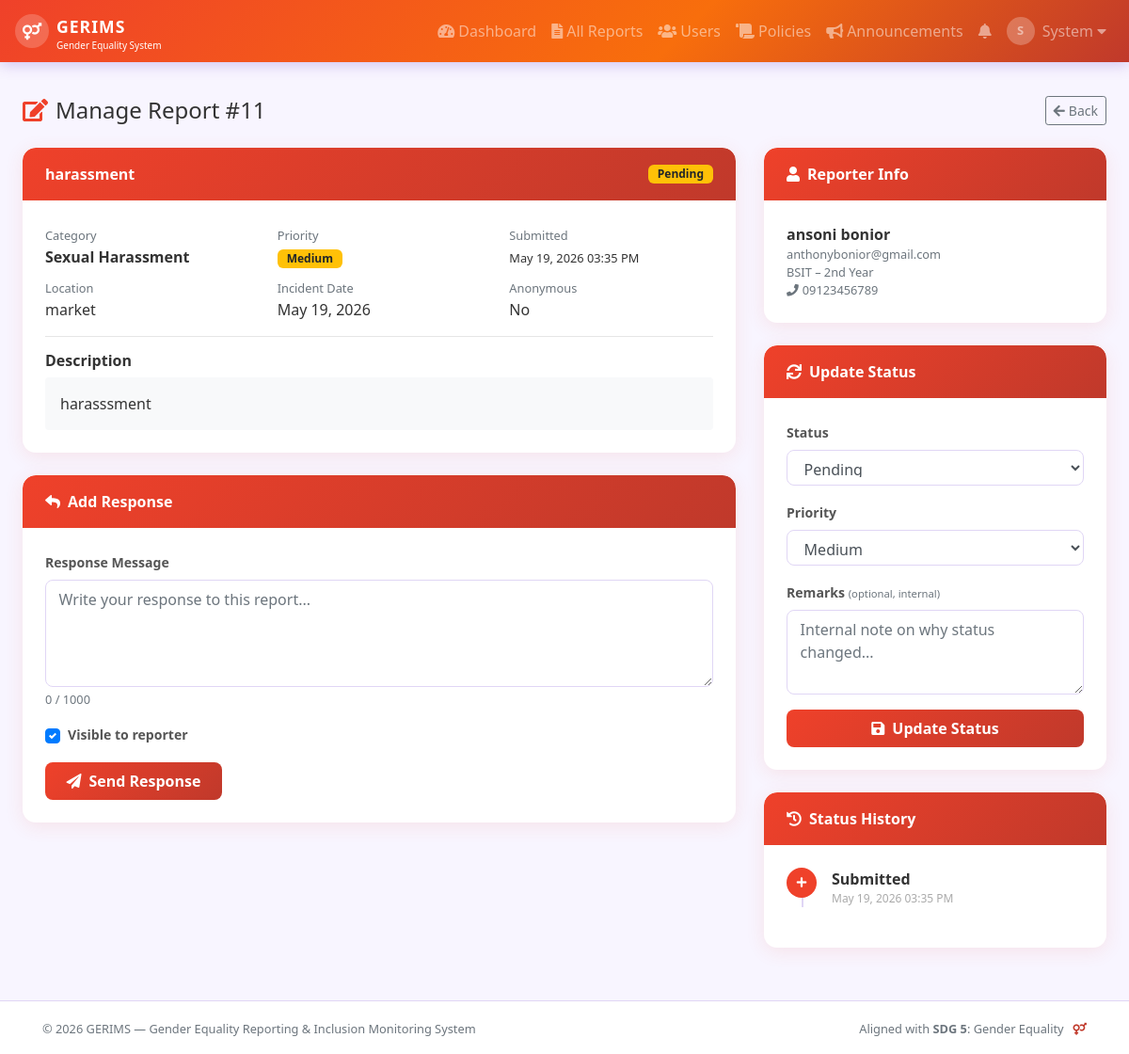
Page /admin/edit_report.php?id=11 (signed in) on the committed database.
### tables this page shows
CREATE TABLE `reports` (
  `report_id` int(11) NOT NULL,
  `user_id` int(11) NOT NULL,
  `category_id` int(11) NOT NULL,
  `title` varchar(150) NOT NULL,
  `description` text NOT NULL,
  `location` varchar(150) DEFAULT NULL,
  `incident_date` date DEFAULT NULL,
  `is_anonymous` tinyint(1) DEFAULT 0,
  `status` enum('pending','under_review','resolved','dismissed') DEFAULT 'pending',
  `priority` enum('low','medium','high','critical') DEFAULT 'medium',
  `created_at` timestamp NOT NULL DEFAULT current_timestamp(),
  `updated_at` timestamp NOT NULL DEFAULT current_timestamp() ON UPDATE current_timestamp()
);

CREATE TABLE `categories` (
  `category_id` int(11) NOT NULL,
  `category_name` varchar(80) NOT NULL,
  `description` text DEFAULT NULL,
  `icon` varchar(50) DEFAULT 'fa-flag',
  `created_at` timestamp NOT NULL DEFAULT current_timestamp()
);

CREATE TABLE `users` (
  `user_id` int(11) NOT NULL,
  `full_name` varchar(100) NOT NULL,
  `email` varchar(100) NOT NULL,
  `password` varchar(255) NOT NULL,
  `gender` varchar(30) DEFAULT NULL,
  `course` varchar(100) DEFAULT NULL,
  `year_level` varchar(20) DEFAULT NULL,
  `contact_number` varchar(20) DEFAULT NULL,
  `role` enum('user','admin') DEFAULT 'user',
  `profile_pic` varchar(255) DEFAULT 'default.png',
  `is_active` tinyint(1) DEFAULT 1,
  `created_at` timestamp NOT NULL DEFAULT current_timestamp(),
  `updated_at` timestamp NOT NULL DEFAULT current_timestamp() ON UPDATE current_timestamp()
);

### admin/edit_report.php (the view, shortened to what this page needs)
<?php
require_once '../includes/config.php';
$rid = (int)($_GET['id'] ?? 0);
$stmt = $conn->prepare("SELECT r.*, u.full_name, u.email, u.course, u.year_level, u.contact_number, c.category_name FROM reports r JOIN users u ON r.user_id=u.user_id JOIN categories c ON r.category_id=c.category_id WHERE r.report_id=?");
$stmt->bind_param("i", $rid);
$stmt->execute();
$report = $stmt->get_result()->fetch_assoc();
include '../includes/header.php';
?>
<div class="container-fluid px-4">
    <div class="d-flex align-items-center mb-4">
        <h4 class="mb-0 mr-auto"><i class="fas fa-edit mr-2" style="color:var(--primary)"></i>Manage Report #<?= $rid ?></h4>
        <a href="reports.php" class="btn btn-outline-secondary btn-sm"><i class="fas fa-arrow-left mr-1"></i>Back</a>
    </div>
    <div class="row">
        <div class="col-lg-8">
            <div class="gerims-card">
                <div class="card-header d-flex justify-content-between align-items-center">
                    <span><?= htmlspecialchars($report['title']) ?></span>
                    <?= statusBadge($report['status']) ?>
                </div>
                <div class="card-body">
                    <div class="row mb-3">
                        <div class="col-sm-4"><small class="text-muted">Category</small><div class="font-weight-bold"><?= htmlspecialchars($report['category_name']) ?></div></div>
                        <div class="col-sm-4"><small class="text-muted">Priority</small><div><?= priorityBadge($report['priority']) ?></div></div>
                        <div class="col-sm-4"><small class="text-muted">Submitted</small><div><small><?= date('M d, Y h:i A', strtotime($report['created_at'])) ?></small></div></div>
                        <?php if ($report['location']): ?>
                        <div class="col-sm-4 mt-2"><small class="text-muted">Location</small><div><?= htmlspecialchars($report['location']) ?></div></div>
                        <?php endif; ?>
                        <?php if ($report['incident_date']): ?>
                        <div class="col-sm-4 mt-2"><small class="text-muted">Incident Date</small><div><?= date('F d, Y', strtotime($report['incident_date'])) ?></div></div>
                        <?php endif; ?>
                        <div class="col-sm-4 mt-2"><small class="text-muted">Anonymous</small><div><?= $report['is_anonymous'] ? '<span class="text-success font-weight-bold">Yes</span>' : 'No' ?></div></div>
                    </div>
                    <hr>
                    <h6 class="font-weight-bold">Description</h6>
                    <div class="p-3 bg-light rounded" style="white-space:pre-wrap"><?= nl2br(htmlspecialchars($report['description'])) ?></div>
                </div>
            </div>
            <div class="gerims-card">
                <div class="card-header"><i class="fas fa-reply mr-2"></i>Add Response</div>
                <div class="card-body">
                    <form method="POST">
                        <div class="form-group">
                            <label>Response Message</label>
                            <textarea name="response_text" class="form-control" rows="4" maxlength="1000" placeholder="Write your response to this report..."></textarea>
                        </div>
                        <div class="form-group">
                            <div class="custom-control custom-checkbox">
                                <label class="custom-control-label" for="vis">Visible to reporter</label>
                            </div>
                        </div>
                        <button type="submit" class="btn btn-gerims"><i class="fas fa-paper-plane mr-2"></i>Send Response</button>
                    </form>
                </div>
            </div>
        </div>
        <div class="col-lg-4">
            <div class="gerims-card">
                <div class="card-header"><i class="fas fa-user mr-2"></i>Reporter Info</div>
                <div class="card-body">
                    <?php if ($report['is_anonymous']): ?>
                    <div class="text-center text-muted py-2"><i class="fas fa-user-secret fa-2x mb-2"></i><br><em>Anonymous Report</em></div>
                    <?php else: ?>
                    <div class="font-weight-bold"><?= htmlspecialchars($report['full_name']) ?></div>
                    <div class="text-muted small"><?= htmlspecialchars($report['email']) ?></div>
                    <?php if ($report['course']): ?>
                    <div class="text-muted small"><?= htmlspecialchars($report['course']) ?> – <?= htmlspecialchars($report['year_level']) ?></div>
                    <?php endif; ?>
                    <?php if ($report['contact_number']): ?>
                    <div class="text-muted small"><i class="fas fa-phone mr-1"></i><?= htmlspecialchars($report['contact_number']) ?></div>
                    <?php endif; ?>
                    <?php endif; ?>
                </div>
            </div>
            <div class="gerims-card">
                <div class="card-header"><i class="fas fa-sync mr-2"></i>Update Status</div>
                <div class="card-body">
                    <form method="POST">
                        <div class="form-group">
                            <label>Status</label>
                            <select name="status" class="form-control">
                                <?php foreach(['pending'=>'Pending','under_review'=>'Under Review','resolved'=>'Resolved','dismissed'=>'Dismissed'] as $val=>$lbl): ?>
                                <option value="<?=$val?>" <?=$report['status']===$val?'selected':''?>><?=$lbl?></option>
                                <?php endforeach; ?>
                            </select>
                        </div>
                        <div class="form-group">
                            <label>Priority</label>
                            <select name="priority" class="form-control">
                                <?php foreach(['low','medium','high','critical'] as $p): ?>
                                <option value="<?=$p?>" <?=$report['priority']===$p?'selected':''?>><?= ucfirst($p) ?></option>
                                <?php endforeach; ?>
                            </select>
                        </div>
                        <div class="form-group">
                            <label>Remarks <small class="text-muted">(optional, internal)</small></label>
                            <textarea name="remarks" class="form-control" rows="3" placeholder="Internal note on why status changed..."></textarea>
                        </div>
                        <button type="submit" class="btn btn-gerims btn-block"><i class="fas fa-save mr-2"></i>Update Status</button>
                    </form>
                </div>
            </div>
            <div class="gerims-card">
                <div class="card-header"><i class="fas fa-history mr-2"></i>Status History</div>
                <div class="card-body">
                    <ul class="status-timeline">
                        <li>
                            <div class="tl-dot"><i class="fas fa-plus"></i></div>
                            <div class="tl-body">
                                <div class="font-weight-bold">Submitted</div>
                                <div class="tl-time"><?= date('M d, Y h:i A', strtotime($report['created_at'])) ?></div>
                            </div>
                        </li>
                    </ul>
                </div>
            </div>
        </div>
    </div>
</div>
<?php include '../includes/footer.php'; ?>

### includes/config.php (shortened to what this page needs)
<?php
function statusBadge($status) {
    $map = [
        'pending'      => ['warning',  'Pending'],
        'under_review' => ['info',     'Under Review'],
        'resolved'     => ['success',  'Resolved'],
        'dismissed'    => ['secondary','Dismissed'],
    ];
    $s = $map[$status] ?? ['secondary', ucfirst($status)];
    return "<span class='badge badge-{$s[0]}'>{$s[1]}</span>";
}
function priorityBadge($p) {
    $map = ['low'=>'success','medium'=>'warning','high'=>'danger','critical'=>'dark'];
    $cl = $map[$p] ?? 'secondary';
    return "<span class='badge badge-{$cl}'>".ucfirst($p)."</span>";
}
?>

### css/style.css (style rules this page uses)
:root { --primary: #EF412A; --secondary: #c0392b; --accent: #f39c12; --light-bg: #f8f5ff; --card-shadow: 0 4px 20px rgba(239, 65, 42, 0.10); --radius: 14px; }
* { box-sizing: border-box; }
body { font-family: 'Segoe UI', Tahoma, Geneva, Verdana, sans-serif; background: var(--light-bg); color: #333; padding-top: 70px; min-height: 100vh; display: flex; flex-direction: column; }
.gerims-card { background: #fff; border-radius: var(--radius); box-shadow: var(--card-shadow); border: none; margin-bottom: 1.5rem; overflow: hidden; }
.gerims-card .card-header { background: linear-gradient(135deg, var(--primary), #c0392b); color: #fff; border-bottom: none; padding: 1rem 1.5rem; font-weight: 600; border-radius: var(--radius) var(--radius) 0 0 !important; }
.gerims-card .card-body { padding: 1.5rem; }
.btn-gerims { background: linear-gradient(135deg, var(--primary), #c0392b); color: #fff; border: none; border-radius: 8px; padding: 0.5rem 1.4rem; font-weight: 600; transition: all 0.2s; }
.form-control { border-radius: 8px; border: 1.5px solid #e0d6f5; padding: 0.5rem 0.85rem; transition: border-color 0.2s; min-height: 38px; line-height: 1.5; }
.form-label, label { font-weight: 600; font-size: 0.88rem; color: #555; }
.badge { border-radius: 6px; padding: 4px 10px; font-size: 0.75rem; font-weight: 600; }
.status-timeline { list-style: none; padding: 0; position: relative; }
.status-timeline::before { content: ''; position: absolute; left: 16px; top: 0; bottom: 0; width: 2px; background: #e0d6f5; }
.status-timeline li { display: flex; margin-bottom: 1.2rem; position: relative; }
.status-timeline .tl-dot { width: 32px; height: 32px; border-radius: 50%; background: var(--primary); color: #fff; display: flex; align-items: center; justify-content: center; font-size: 12px; flex-shrink: 0; z-index: 1; }
.status-timeline .tl-body { margin-left: 1rem; }
.status-timeline .tl-time { font-size: 0.75rem; color: #aaa; }

### rows in the picture
reports: title "harassment", status "Pending", category.category_name "Sexual Harassment", priority "Medium", created_at "May 19, 2026 03:35 PM", location "market", incident_date "May 19, 2026", description "harasssment", user.full_name "ansoni bonior", user.email "anthonybonior@gmail.com", user.course "BSIT", user.year_level "2nd Year", user.contact_number "09123456789"

### other values in the picture
substr($user_name,0,1) "S"
explode(' ',$user_name)[0] "System"
$rid "11"
SITE_FULL_NAME "Gender Equality Reporting & Inclusion Monitoring System"
